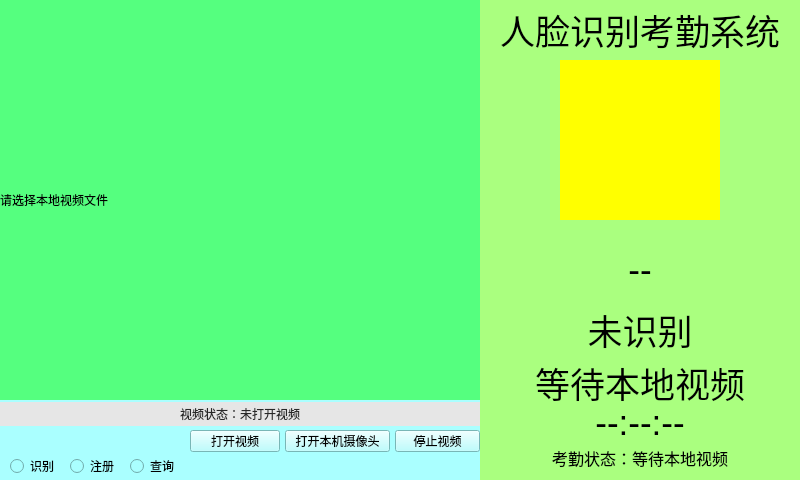
<?xml version="1.0" encoding="UTF-8"?>
<ui version="4.0">
 <class>FaceRecognitionWin</class>
 <widget class="QMainWindow" name="FaceRecognitionWin">
  <property name="geometry">
   <rect>
    <x>0</x>
    <y>0</y>
    <width>800</width>
    <height>480</height>
   </rect>
  </property>
  <property name="windowTitle">
   <string>FaceRecognitionWin</string>
  </property>
  <widget class="QWidget" name="centralwidget">
   <widget class="QWidget" name="videoWidget" native="true">
    <property name="geometry">
     <rect>
      <x>0</x>
      <y>0</y>
      <width>480</width>
      <height>480</height>
     </rect>
    </property>
    <property name="styleSheet">
     <string notr="true">background-color: rgb(170, 255, 255);</string>
    </property>
    <widget class="QLabel" name="videoLb">
     <property name="geometry">
      <rect>
       <x>0</x>
       <y>0</y>
       <width>480</width>
       <height>400</height>
      </rect>
     </property>
     <property name="styleSheet">
      <string notr="true">background-color: rgb(85, 255, 127);</string>
     </property>
     <property name="text">
      <string>请选择本地视频文件</string>
     </property>
    </widget>
    <widget class="QRadioButton" name="recognitionRb">
     <property name="geometry">
      <rect>
       <x>10</x>
      <y>458</y>
       <width>55</width>
       <height>16</height>
      </rect>
     </property>
     <property name="text">
      <string>识别</string>
     </property>
    </widget>
    <widget class="QRadioButton" name="registerRb">
     <property name="geometry">
      <rect>
       <x>70</x>
      <y>458</y>
       <width>55</width>
       <height>16</height>
      </rect>
     </property>
     <property name="text">
      <string>注册</string>
     </property>
    </widget>
    <widget class="QRadioButton" name="queryRb">
     <property name="geometry">
      <rect>
       <x>130</x>
      <y>458</y>
       <width>55</width>
       <height>16</height>
      </rect>
     </property>
     <property name="text">
      <string>查询</string>
     </property>
    </widget>
    <widget class="QLabel" name="videoStatusLb">
     <property name="geometry">
      <rect>
       <x>0</x>
       <y>402</y>
       <width>480</width>
       <height>24</height>
      </rect>
     </property>
     <property name="styleSheet">
      <string notr="true">background-color: rgb(230, 230, 230); color: rgb(40, 40, 40);</string>
     </property>
     <property name="text">
      <string>视频状态：未打开视频</string>
     </property>
     <property name="alignment">
      <set>Qt::AlignCenter</set>
     </property>
    </widget>
    <widget class="QPushButton" name="openVideoBt">
     <property name="geometry">
      <rect>
       <x>190</x>
       <y>430</y>
       <width>90</width>
       <height>22</height>
      </rect>
     </property>
     <property name="text">
      <string>打开视频</string>
     </property>
    </widget>
    <widget class="QPushButton" name="stopVideoBt">
     <property name="geometry">
      <rect>
       <x>395</x>
       <y>430</y>
       <width>85</width>
       <height>22</height>
      </rect>
     </property>
     <property name="text">
      <string>停止视频</string>
     </property>
    </widget>
    <widget class="QPushButton" name="openLocalCameraBt">
     <property name="geometry">
      <rect>
       <x>285</x>
       <y>430</y>
       <width>105</width>
       <height>22</height>
      </rect>
     </property>
     <property name="text">
      <string>打开本机摄像头</string>
     </property>
    </widget>
   </widget>
   <widget class="QWidget" name="recognitionWidget" native="true">
    <property name="geometry">
     <rect>
      <x>480</x>
      <y>0</y>
      <width>320</width>
      <height>480</height>
     </rect>
    </property>
    <property name="styleSheet">
     <string notr="true">background-color: rgb(170, 255, 127);</string>
    </property>
    <widget class="QLabel" name="RtitleLb">
     <property name="geometry">
      <rect>
       <x>0</x>
       <y>0</y>
       <width>320</width>
       <height>60</height>
      </rect>
     </property>
     <property name="font">
      <font>
       <pointsize>26</pointsize>
      </font>
     </property>
     <property name="text">
      <string>人脸识别考勤系统</string>
     </property>
     <property name="alignment">
      <set>Qt::AlignCenter</set>
     </property>
    </widget>
    <widget class="QLabel" name="RheadLb">
     <property name="geometry">
      <rect>
       <x>80</x>
       <y>60</y>
       <width>160</width>
       <height>160</height>
      </rect>
     </property>
     <property name="font">
      <font>
       <pointsize>26</pointsize>
      </font>
     </property>
     <property name="styleSheet">
      <string notr="true">background-color: rgb(255, 255, 0);</string>
     </property>
     <property name="text">
      <string/>
     </property>
     <property name="alignment">
      <set>Qt::AlignCenter</set>
     </property>
    </widget>
    <widget class="QLabel" name="RnumberLb">
     <property name="geometry">
      <rect>
       <x>0</x>
       <y>240</y>
       <width>320</width>
       <height>60</height>
      </rect>
     </property>
     <property name="font">
      <font>
       <pointsize>26</pointsize>
      </font>
     </property>
     <property name="text">
      <string>--</string>
     </property>
     <property name="alignment">
      <set>Qt::AlignCenter</set>
     </property>
    </widget>
    <widget class="QLabel" name="RnameLb">
     <property name="geometry">
      <rect>
       <x>0</x>
       <y>300</y>
       <width>320</width>
       <height>60</height>
      </rect>
     </property>
     <property name="font">
      <font>
       <pointsize>26</pointsize>
      </font>
     </property>
     <property name="text">
      <string>未识别</string>
     </property>
     <property name="alignment">
      <set>Qt::AlignCenter</set>
     </property>
    </widget>
    <widget class="QLabel" name="RpartmentLb">
     <property name="geometry">
      <rect>
       <x>0</x>
       <y>360</y>
       <width>320</width>
       <height>45</height>
      </rect>
     </property>
     <property name="font">
      <font>
       <pointsize>26</pointsize>
      </font>
     </property>
     <property name="text">
      <string>等待本地视频</string>
     </property>
     <property name="alignment">
      <set>Qt::AlignCenter</set>
     </property>
    </widget>
    <widget class="QLabel" name="RtimeLb">
     <property name="geometry">
      <rect>
       <x>0</x>
       <y>405</y>
       <width>320</width>
       <height>35</height>
      </rect>
     </property>
     <property name="font">
      <font>
       <pointsize>26</pointsize>
      </font>
     </property>
     <property name="text">
      <string>--:--:--</string>
     </property>
     <property name="alignment">
      <set>Qt::AlignCenter</set>
     </property>
    </widget>
    <widget class="QLabel" name="attendanceStatusLb">
     <property name="geometry">
      <rect>
       <x>0</x>
       <y>440</y>
       <width>320</width>
       <height>36</height>
      </rect>
     </property>
     <property name="font">
      <font>
       <pointsize>12</pointsize>
      </font>
     </property>
     <property name="text">
      <string>考勤状态：等待本地视频</string>
     </property>
     <property name="alignment">
      <set>Qt::AlignCenter</set>
     </property>
    </widget>
   </widget>
  </widget>
 </widget>
 <resources/>
 <connections/>
</ui>
